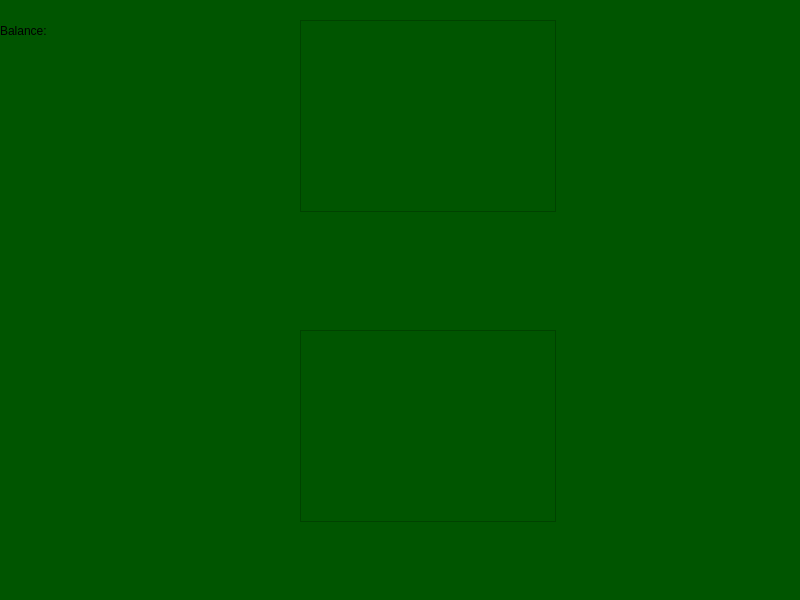
<?xml version="1.0" encoding="UTF-8"?>
<ui version="4.0">
 <class>MainWindow</class>
 <widget class="QMainWindow" name="MainWindow">
  <property name="geometry">
   <rect>
    <x>0</x>
    <y>0</y>
    <width>800</width>
    <height>600</height>
   </rect>
  </property>
  <property name="windowTitle">
   <string>MainWindow</string>
  </property>
  <property name="styleSheet">
   <string notr="true">background-color: rgb(0, 85, 0);</string>
  </property>
  <widget class="QWidget" name="centralwidget">
   <widget class="QLabel" name="balance">
    <property name="geometry">
     <rect>
      <x>0</x>
      <y>0</y>
      <width>161</width>
      <height>61</height>
     </rect>
    </property>
    <property name="text">
     <string>Balance:</string>
    </property>
   </widget>
   <widget class="QGraphicsView" name="playerHand">
    <property name="geometry">
     <rect>
      <x>300</x>
      <y>330</y>
      <width>256</width>
      <height>192</height>
     </rect>
    </property>
   </widget>
   <widget class="QGraphicsView" name="dealerHand">
    <property name="geometry">
     <rect>
      <x>300</x>
      <y>20</y>
      <width>256</width>
      <height>192</height>
     </rect>
    </property>
   </widget>
  </widget>
 </widget>
 <resources/>
 <connections/>
</ui>
